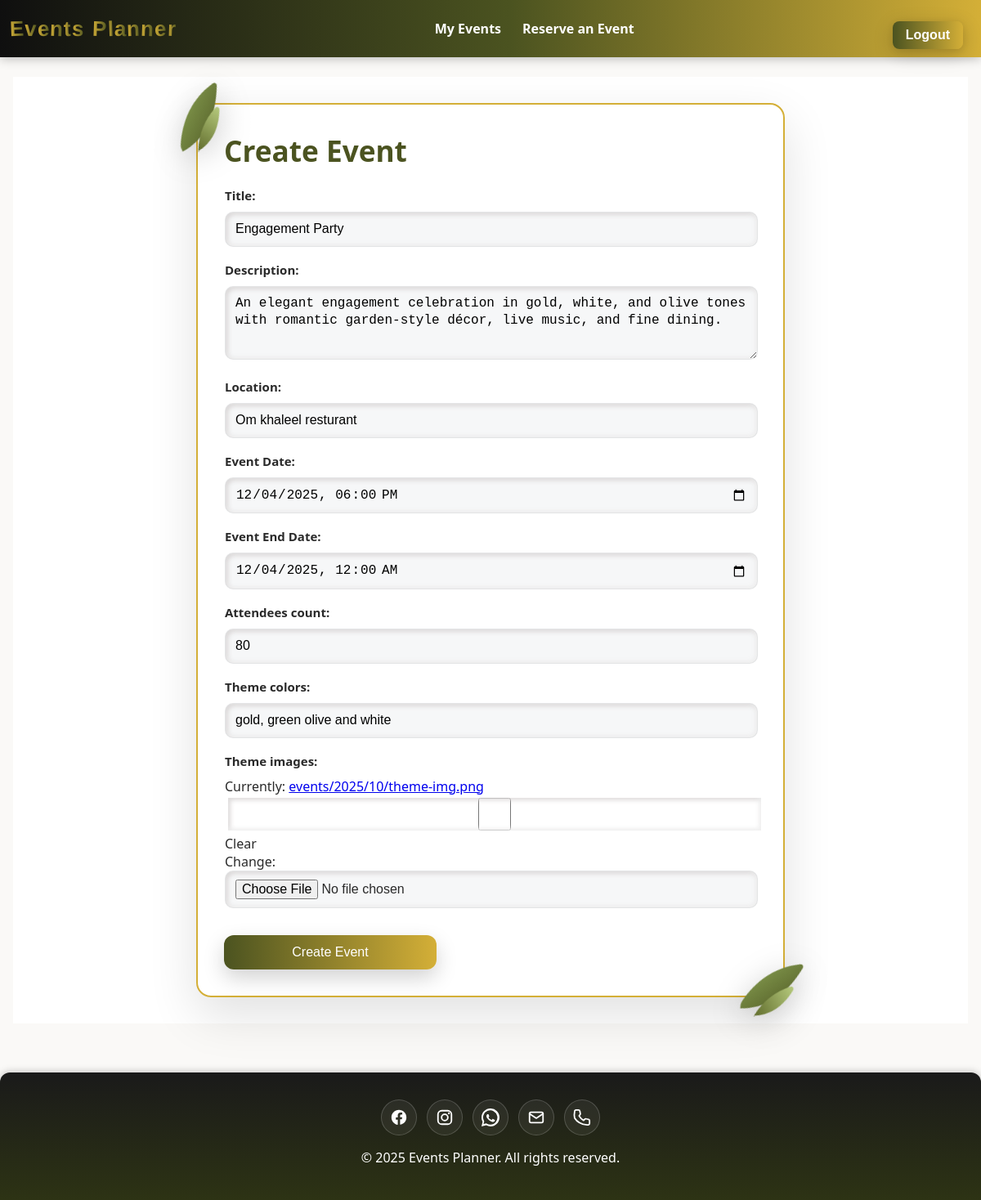
Page /events/3/update/ (signed in) on the committed database.
### main_app/models.py (models this page shows, shortened)
class Event(models.Model):
  title = models.CharField(max_length=200)
  description = models.TextField(max_length=500)
  location = models.TextField(max_length=500)
  start_date = models.DateTimeField('Event Date')
  end_date = models.DateTimeField('Event End Date')
  created_date = models.DateTimeField(auto_now=True)
  updated_date = models.DateTimeField(auto_now=True)
  attendees_count = models.IntegerField()
  theme_colors = models.CharField(max_length=100)
  theme_images = models.ImageField(upload_to='events/%Y/%m/',
        blank=True,
        null=True)
  user = models.ForeignKey(
        settings.AUTH_USER_MODEL,
        on_delete=models.CASCADE,
        related_name='events'
    )

### main_app/views.py (the view, shortened to what this page needs)
# urls.py: path('events/<int:pk>/update/', views.EventUpdate.as_view(), name='event-update'),
class EventUpdate(LoginRequiredMixin, UpdateView):
    model = Event
    form_class = EventForm
    def get_queryset(self):
        return Event.objects.filter(user=self.request.user)
    def dispatch(self, request, *args, **kwargs):
        event = self.get_object()
        if event.start_date < timezone.now() + timedelta(days=1):
            messages.error(request, 'You cannot edit this event less than 1 day before it starts.')
            return redirect('event-details', event_id=event.pk)
        return super().dispatch(request, *args, **kwargs)

### main_app/forms.py
class EventForm(forms.ModelForm):
    class Meta:
        model = Event
        fields = ['title','description','location','start_date','end_date','attendees_count','theme_colors','theme_images']
        widgets = {
            'title': forms.TextInput(attrs={'class': 'form-input', 'placeholder': 'Event title'}),
            'description': forms.Textarea(attrs={'class': 'form-input', 'rows': 3, 'placeholder': 'Event description'}),
            'location': forms.TextInput(attrs={'class': 'form-input', 'placeholder': 'Event location'}),
            'start_date': forms.DateTimeInput(attrs={
                'type': 'datetime-local',
                'class': 'form-input'
            }),
            'end_date': forms.DateTimeInput(attrs={
                'type': 'datetime-local',
                'class': 'form-input'
            }),
            'attendees_count': forms.NumberInput(attrs={'class': 'form-input', 'min': 0}),
            'theme_colors': forms.TextInput(attrs={'class': 'form-input'}),
            'theme_images': forms.ClearableFileInput(attrs={'class': 'form-input'}),
        }

### main_app/templates/main_app/event_form.html (shortened to what this page needs)
{% extends 'base.html' %}
{% load static %}
{% block head %}
<link rel="stylesheet" href="{% static 'css/event-form.css' %}">
{% endblock %}
{% block content %}
<div class="auth-container">
    <div class="form-container">
        <h1 class="title">Create Event</h1>
        <form method="POST" enctype="multipart/form-data">
            <table>
                {% for field in form %}
                <tr>
                    <th>{{ field.label_tag }}</th>
                    <td>
                        {{ field }}
                    </td>
                </tr>
                {% endfor %}
            </table>
            <button type="submit">Create Event</button>
        </form>
    </div>
</div>
{% endblock %}

### main_app/static/css/variables.css (style rules this page uses)
:root { --olive: #4b5320; --olive-900: #2d3314; --gold: #d4af37; --gold-300: #e6c77f; --black: #1a1a1a; --ink: #2a2a2a; --paper: #faf9f7; --white: #ffffff; --error-color: #d0021b; --stroke: rgba(0,0,0,.08); --shadow-strong: 0 6px 24px rgba(0,0,0,.18), 0 2px 8px rgba(0,0,0,.08); --header-gradient: linear-gradient(90deg, #0f0f0f, var(--olive) 52%, var(--gold)); --cta-gradient: linear-gradient(90deg, var(--olive), var(--gold)); --cta-hover-gradient: linear-gradient(90deg, var(--olive-900), #b99725); --font-sans: "Poppins", ui-sans-serif, system-ui, sans-serif; --surface: var(--paper); --surface-2: #f0eee9; --card: #ffffff; --border: #e0decc; --text: var(--ink); --muted: #5c5c5c; --shadow: 0 8px 20px rgba(0, 0, 0, 0.08); }

### main_app/static/css/base.css (style rules this page uses)
:root { --header-h: 70px; --page-max: 2000px; }
html, body { width: 100%; }
body { font-family: var(--font-sans); color: var(--ink); background: var(--paper); margin: 0 auto; max-width: var(--page-max); min-height: 100vh; overflow-x: hidden; }

### main_app/static/css/event-form.css (style rules this page uses)
:root { --card-w: min(720px, 100%); --leaf: url("../images/olive-leaf.svg"); --leaf-size: clamp(56px, 16vw, 120px); }
.auth-container { min-height: calc(100vh - var(--header-h)); display: grid; place-items: center; padding: clamp(16px, 3vw, 32px); background: #fff; box-sizing: border-box; }
.form-container { position: relative; width: var(--card-w); background: #fff; border: 2px solid var(--gold); border-radius: 18px; padding: clamp(20px, 4vw, 32px); box-shadow: 0 22px 60px rgba(0, 0, 0, .12); box-sizing: border-box; z-index: 0; }
.form-container::before, .form-container::after { content: ""; position: absolute; width: var(--leaf-size); height: var(--leaf-size); background-image: var(--leaf); background-repeat: no-repeat; background-size: contain; background-position: center; pointer-events: none; filter: drop-shadow(0 8px 18px rgba(0, 0, 0, .18)); z-index: -1; }
.form-container::before { top: -49px; left: -47px; transform: rotate(-16deg); }
.form-container::after { bottom: -51px; right: -58px; transform: rotate(14deg); }
.title { margin: 0 0 20px; font-weight: 800; color: var(--olive); font-size: clamp(1.6rem, 4vw, 2.2rem); text-align: left; }
table { width: 100%; border-collapse: collapse; }
tr { display: block; margin-bottom: 16px; }
th { display: block; text-align: left; font-weight: 700; font-size: 15px; margin-bottom: 8px; }
td { display: block; width: 100%; }
input, select, textarea { width: 100%; box-sizing: border-box; font-size: 16px; line-height: 1.3; padding: 10px 12px; height: auto; min-height: 40px; border: 1px solid var(--stroke); border-radius: 10px; background: #f6f7f8; outline: none; box-shadow: inset -2px -2px 6px #f0f0f0, inset 2px 2px 6px #d3cfcf; transition: border-color .2s ease, box-shadow .2s ease, background .2s ease; }
textarea { resize: vertical; min-height: 90px; }
button { font-size: 16px; width: 100%; max-width: 260px; padding: 12px; border: none; color: #fff; background: var(--cta-gradient); border-radius: 12px; cursor: pointer; transition: .2s all; box-shadow: 0 10px 26px rgba(0, 0, 0, .18); display: block; margin: 16px 0 0; }

### rows in the picture
Event: form "Engagement Party" "An elegant engagement celebration in gold, white, and olive tones with romantic garden-style décor, live music, and fine dining." "Om khaleel resturant" "12/04/2025 18:00" "12/04/2025 00:00" "80" "gold, green olive and white"

### other values in the picture
{{ field.label_tag }} "Title:" "Description:" "Location:" "Event Date:" "Event End Date:" "Attendees count:" "Theme colors:" "Theme images:"
